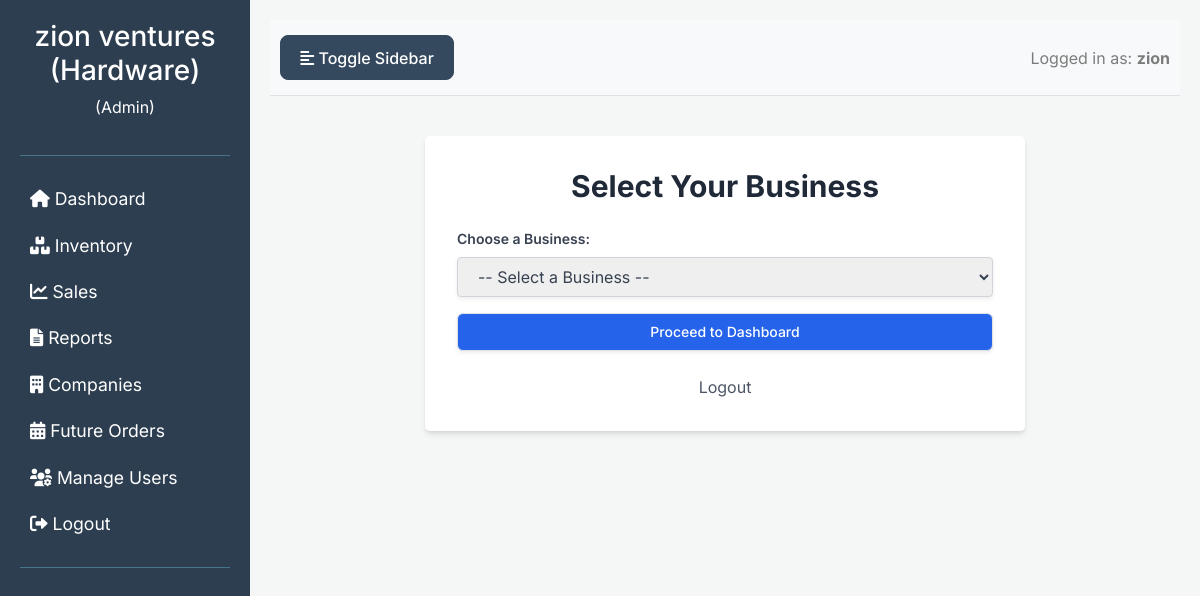
The page /business_selection (signed in) on the database its author committed.
### models.py (models this page shows, shortened)
class Business(db.Model):
    __tablename__ = 'businesses'
    id = db.Column(db.String(36), primary_key=True, default=lambda: str(uuid.uuid4()))
    name = db.Column(db.String(100), unique=True, nullable=False)
    type = db.Column(db.String(50), nullable=False)
    address = db.Column(db.String(200), nullable=True)
    location = db.Column(db.String(100), nullable=True)
    contact = db.Column(db.String(50), nullable=True)
    email = db.Column(db.String(120), nullable=True)
    is_active = db.Column(db.Boolean, default=True)
    last_synced_at = db.Column(db.DateTime, default=datetime.utcnow)
    remote_id = db.Column(db.String(36), nullable=True, unique=True)
    users = db.relationship('User', back_populates='business', lazy=True)
    inventory_items = db.relationship('InventoryItem', back_populates='business', lazy=True)
    sales_records = db.relationship('SalesRecord', back_populates='business', lazy=True)
    rental_records = db.relationship('RentalRecord', back_populates='business', lazy=True)
    creditors = db.relationship('Creditor', back_populates='business', lazy=True)
    debtors = db.relationship('Debtor', back_populates='business', lazy=True)
    hirable_items = db.relationship('HirableItem', back_populates='business', lazy=True)
    future_orders = db.relationship('FutureOrder', back_populates='business', lazy=True)
    company_transactions = db.relationship('CompanyTransaction', back_populates='business', lazy=True)

class User(UserMixin,db.Model):
    __tablename__ = 'user'
    id = db.Column(db.String, primary_key=True, default=lambda: str(uuid.uuid4()))
    username = db.Column(db.String(80), unique=True, nullable=False)
    _password_hash = db.Column('password', db.String(225), nullable=False)
    role = db.Column(db.String(50), default='user')
    business_id = db.Column(db.String, db.ForeignKey('businesses.id'), nullable=True)
    is_active = db.Column(db.Boolean, default=True)
    created_at = db.Column(db.DateTime, default=datetime.utcnow)
    business = db.relationship('Business', back_populates='users')
    @property
    def password(self):
        raise AttributeError('password is not a readable attribute')
    @password.setter
    def password(self, password):
        self._password_hash = generate_password_hash(password, method='pbkdf2:sha256')

### app.py (the view, shortened to what this page needs)
    @app.route('/business_selection', methods=['GET', 'POST'])
    def business_selection():
        if 'username' not in session or session.get('role') == 'super_admin':
            flash('Please log in or you are a Super Admin.', 'warning')
            return redirect(url_for('login'))
        current_username = session['username']
        user_businesses_ids = [u.business_id for u in User.query.filter_by(username=current_username).all()]
        user_businesses = Business.query.filter(Business.id.in_(user_businesses_ids)).all()
        if not user_businesses:
            flash('No businesses found for your account. Please contact an administrator.', 'danger')
        return render_template('business_selection.html', businesses=user_businesses)

### templates/business_selection.html (shortened to what this page needs)
{% extends 'base.html' %}
{% block content %}
<div class="container mx-auto p-6 bg-white rounded-lg shadow-md max-w-md mt-10">
    <h2 class="text-3xl font-bold text-gray-800 mb-6 text-center">Select Your Business</h2>
    {% if businesses %}
    <form method="POST" action="{{ url_for('business_selection') }}" class="space-y-4">
        <div>
            <label for="business_id" class="block text-sm font-medium text-gray-700">Choose a Business:</label>
            <select id="business_id" name="business_id" required
                    class="mt-1 block w-full rounded-md border-gray-300 shadow-sm py-2 px-3 focus:border-indigo-500 focus:ring-indigo-500">
                <option value="">-- Select a Business --</option>
            </select>
        </div>
        <button type="submit" class="w-full flex justify-center py-2 px-4 border border-transparent rounded-md shadow-sm text-sm font-medium text-white bg-blue-600 hover:bg-blue-700 focus:outline-none focus:ring-2 focus:ring-offset-2 focus:ring-blue-500">
            Proceed to Dashboard
        </button>
    </form>
    {% else %}
    <p class="text-center text-gray-600">No businesses found for your account. Please contact an administrator.</p>
    {% endif %}
    <div class="mt-6 text-center">
        <a href="{{ url_for('logout') }}" class="text-sm text-gray-600 hover:text-gray-900">Logout</a>
    </div>
</div>
{% endblock %}

### templates/base.html (shortened to what this page needs)
<!DOCTYPE html>
<html lang="en">
<head>
    <link rel="stylesheet" href="https://stackpath.bootstrapcdn.com/bootstrap/4.5.2/css/bootstrap.min.css">
    <link rel="stylesheet" href="https://cdnjs.cloudflare.com/ajax/libs/font-awesome/6.0.0-beta3/css/all.min.css">
</head>
<body class="bg-gray-100 min-h-screen">
    <div class="wrapper">
        <nav id="sidebar" class="sidebar">
            <div class="sidebar-header">
                <h3>
                    {% if session.get('business_name') %}
                        {{ session.get('business_name') }}
                        {% if session.get('business_type') %}
                            ({{ session.get('business_type') }})
                        {% endif %}
                    {% else %}
                        BizApp
                    {% endif %}
                </h3>
                <p>({{ session.get('role', 'Guest').replace('_', ' ').title() }})</p>
            </div>
            <ul class="list-unstyled components">
                <li><a href="{{ url_for('dashboard') }}"><i class="fas fa-home"></i> Dashboard</a></li>
                {% if session.get('role') in ['admin', 'viewer_admin'] %}
                <li><a href="{{ url_for('inventory') }}"><i class="fas fa-boxes"></i> Inventory</a></li>
                {% endif %}
                {% if session.get('role') in ['admin', 'sales', 'viewer_admin'] %}
                <li><a href="{{ url_for('sales') }}"><i class="fas fa-chart-line"></i> Sales</a></li>
                {% endif %}
                {% if session.get('role') in ['admin', 'viewer_admin'] %}
                <li><a href="{{ url_for('reports') }}"><i class="fas fa-file-alt"></i> Reports</a></li>
                {% endif %}
                {% if session.get('business_type') == 'Hardware' and session.get('role') in ['admin', 'sales', 'viewer_admin'] %}
                <li><a href="{{ url_for('companies') }}"><i class="fas fa-building"></i> Companies</a></li>
                <li><a href="{{ url_for('future_orders') }}"><i class="fas fa-calendar-alt"></i> Future Orders</a></li>
                {% endif %}
                {% if session.get('role') in ['admin', 'viewer_admin'] %}
                <li><a href="{{ url_for('manage_business_users') }}"><i class="fas fa-users-cog"></i> Manage Users</a></li>
                {% endif %}
                <li><a href="{{ url_for('logout') }}"><i class="fas fa-sign-out-alt"></i> Logout</a></li>
            </ul>
        </nav>
        <div id="content" class="content">
            <nav class="navbar navbar-expand-lg navbar-light bg-light">
                <button type="button" id="sidebarCollapse" class="btn btn-info">
                    <i class="fas fa-align-left"></i>
                    <span>Toggle Sidebar</span>
                </button>
                <div class="ml-auto">
                    <span class="navbar-text">
                        Logged in as: <strong>{{ session.get('username') }}</strong>
                    </span>
                </div>
            </nav>
            {% block content %}{% endblock %}
        </div>
    </div>
</body>
</html>

### templates/business_selection.html (style rules this page uses)
body { font-family: 'Inter', sans-serif; background-color: #f4f7f6; }
.container { max-width: 448px; margin-left: auto; margin-right: auto; padding: 1.5rem; background-color: #ffffff; border-radius: 0.5rem; box-shadow: 0 4px 6px -1px rgba(0, 0, 0, 0.1), 0 2px 4px -2px rgba(0, 0, 0, 0.1); margin-top: 2.5rem; }
h2 { font-size: 1.875rem; line-height: 2.25rem; font-weight: 700; color: #1f2937; margin-bottom: 1.5rem; text-align: center; }
.space-y-4 > *:not(:first-child) { margin-top: 1rem; }
label { display: block; font-size: 0.875rem; font-weight: 500; color: #374151; }
select { margin-top: 0.25rem; display: block; width: 100%; border-radius: 0.375rem; border: 1px solid #d1d5db; box-shadow: 0 1px 2px 0 rgba(0, 0, 0, 0.05); padding-top: 0.5rem; padding-bottom: 0.5rem; padding-left: 0.75rem; padding-right: 0.75rem; outline: none; transition: border-color 0.15s ease-in-out, box-shadow 0.15s ease-in-out; }
button[type="submit"] { width: 100%; display: flex; justify-content: center; padding: 0.5rem 1rem; border: 1px solid transparent; border-radius: 0.375rem; box-shadow: 0 1px 2px 0 rgba(0, 0, 0, 0.05); font-size: 0.875rem; line-height: 1.25rem; font-weight: 500; color: #ffffff; background-color: #2563eb; cursor: pointer; transition: background-color 0.15s ease-in-out, box-shadow 0.15s ease-in-out; }
.text-center { text-align: center; }
p.text-gray-600, a.text-gray-600 { color: #4b5563; }
.mt-6 { margin-top: 1.5rem; }

### templates/base.html (style rules this page uses)
body { font-family: 'Inter', sans-serif; background-color: #f4f7f6; color: #333; }
.wrapper { display: flex; min-height: 100vh; }
.sidebar { min-width: 250px; max-width: 250px; background: #2c3e50; color: #fff; transition: all 0.3s; padding: 20px; }
.sidebar .sidebar-header { padding-bottom: 20px; border-bottom: 1px solid #47748b; text-align: center; }
.sidebar ul.components { padding: 20px 0; border-bottom: 1px solid #47748b; }
.sidebar ul li a { padding: 10px; font-size: 1.1em; display: block; color: #fff; text-decoration: none; }
.navbar { padding: 15px 10px; background: #fff; border-bottom: 1px solid #dee2e6; }
.content { width: 100%; padding: 20px; min-height: 100vh; transition: all 0.3s; }
#sidebarCollapse { background: #34495e; border-color: #34495e; color: #fff; }
.btn { padding: 0.6rem 1.2rem; border-radius: 0.5rem; font-weight: 500; cursor: pointer; transition: all 0.2s ease-in-out; border: 1px solid transparent; }
.container { max-width: 600px; margin-left: auto; margin-right: auto; padding: 2rem; background-color: #ffffff; border-radius: 0.75rem; box-shadow: 0 4px 6px -1px rgba(0, 0, 0, 0.1), 0 2px 4px -2px rgba(0, 0, 0, 0.1); margin-top: 2.5rem; }
h2 { font-size: 1.875rem; line-height: 2.25rem; font-weight: 700; color: #1f2937; margin-bottom: 1.5rem; text-align: center; }
.space-y-4 > *:not(:first-child) { margin-top: 1rem; }
label { display: block; font-size: 0.875rem; font-weight: 600; color: #374151; margin-bottom: 0.5rem; }
input[type="text"], input[type="password"], select { box-shadow: 0 1px 2px 0 rgba(0, 0, 0, 0.05); border: 1px solid #d1d5db; border-radius: 0.25rem; width: 100%; padding-top: 0.5rem; padding-bottom: 0.5rem; padding-left: 0.75rem; padding-right: 0.75rem; color: #374151; line-height: 1.25; transition: all 0.2s ease-in-out; }
button[type="submit"] { width: 100%; display: flex; justify-content: center; padding: 0.5rem 1rem; border: 1px solid transparent; border-radius: 0.375rem; box-shadow: 0 1px 2px 0 rgba(0, 0, 0, 0.05); font-size: 0.875rem; line-height: 1.25rem; font-weight: 500; color: #ffffff; background-color: #2563eb; cursor: pointer; transition: background-color 0.15s ease-in-out, box-shadow 0.15s ease-in-out; }
.text-center { text-align: center; }
p.text-gray-600, a.text-gray-600 { color: #4b5563; }
.mt-6 { margin-top: 1.5rem; }

### rows shown on the page
Business: get "zion ventures", get "Hardware"
User: get "Admin", get "zion"
